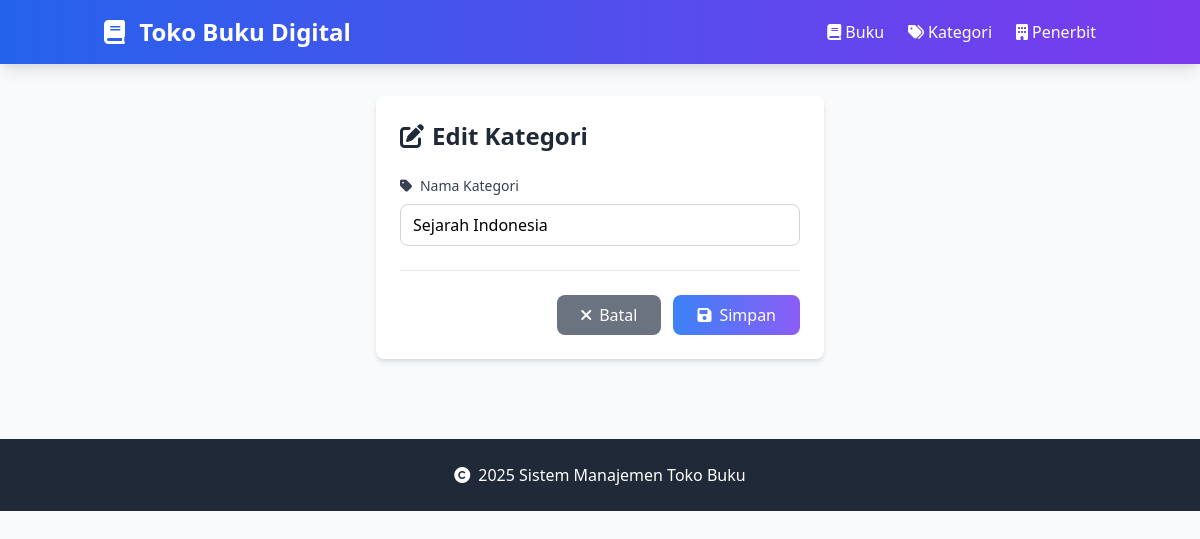
The app's page /Project/index.php?entity=kategori&action=edit&id=5, older data.
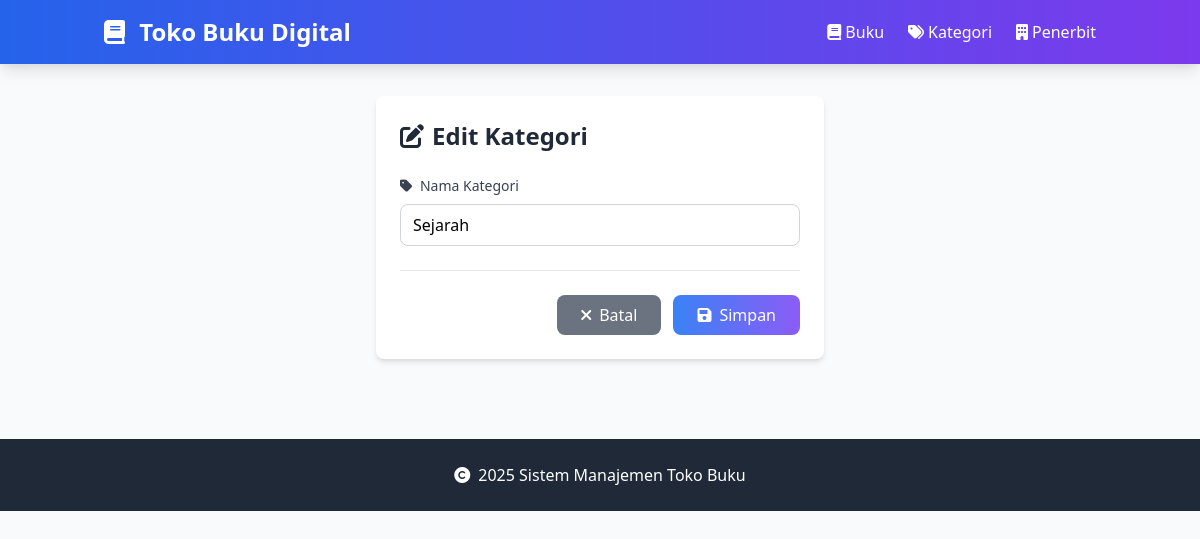
The same page, newer data.
### tables this page shows
CREATE TABLE `kategori` (
  `id` int(11) NOT NULL,
  `nama_kategori` varchar(50) NOT NULL
);

### Project/model/Kategori.php (called while the page is built, shortened)
<?php
require_once 'config/Database.php';
class Kategori {
    private $conn;
    private $table = 'kategori';
    public function __construct() {
        $database = new Database();
        $this->conn = $database->getConnection();
    }
    public function getById($id) {
        $query = "SELECT * FROM " . $this->table . " WHERE id = :id";
        $stmt = $this->conn->prepare($query);
        $stmt->bindParam(':id', $id);
        $stmt->execute();
        return $stmt->fetch(PDO::FETCH_ASSOC);
    }
}
?>

### Project/config/Database.php (called while the page is built, shortened)
<?php
class Database {
    private $host = "localhost";
    private $username = "root";
    private $password = "";
    private $database = "toko_buku";
    public function getConnection() {
        $this->conn = null;
        try {
            $this->conn = new PDO("mysql:host=" . $this->host . ";dbname=" . $this->database, $this->username, $this->password);
            $this->conn->setAttribute(PDO::ATTR_ERRMODE, PDO::ERRMODE_EXCEPTION);
        } catch(PDOException $e) {
            echo "Connection error: " . $e->getMessage();
        }
        return $this->conn;
    }
}
?>

### Project/viewmodel/KategoriViewModel.php (called while the page is built, shortened)
<?php
require_once 'model/Kategori.php';
class KategoriViewModel {
    private $kategori;
    public function __construct() {
        $this->kategori = new Kategori();
    }
    public function getKategoriById($id) {
        return $this->kategori->getById($id);
    }
}
?>

### Project/views/kategori_form.php (the view)
<?php
require_once 'views/template/header.php';
?>
<div class="max-w-md mx-auto bg-white rounded-lg shadow-md p-6">
    <div class="mb-6">
        <h2 class="text-2xl font-bold text-gray-800 flex items-center">
            <i class="fas fa-<?php echo isset($kategori) ? 'edit' : 'plus'; ?> mr-2"></i>
            <?php echo isset($kategori) ? 'Edit Kategori' : 'Tambah Kategori'; ?>
        </h2>
    </div>
    <form action="index.php?entity=kategori&action=<?php echo isset($kategori) ? 'update&id=' . $kategori['id'] : 'save'; ?>"
          method="POST" class="space-y-6">
        <div>
            <label class="block text-sm font-medium text-gray-700 mb-2">
                <i class="fas fa-tag mr-1"></i>
                Nama Kategori
            </label>
            <input type="text" name="nama_kategori"
                   value="<?php echo isset($kategori) ? htmlspecialchars($kategori['nama_kategori']) : ''; ?>"
                   class="w-full border border-gray-300 rounded-lg px-3 py-2 focus:outline-none focus:ring-2 focus:ring-blue-500 focus:border-transparent"
                   required placeholder="Masukkan nama kategori">
        </div>
        <div class="flex justify-end space-x-3 pt-6 border-t">
            <a href="index.php?entity=kategori"
               class="bg-gray-500 hover:bg-gray-600 text-white px-6 py-2 rounded-lg transition duration-300 flex items-center">
                <i class="fas fa-times mr-2"></i>
                Batal
            </a>
            <button type="submit"
                    class="bg-gradient-to-r from-blue-500 to-purple-500 hover:from-blue-600 hover:to-purple-600 text-white px-6 py-2 rounded-lg transition duration-300 flex items-center">
                <i class="fas fa-save mr-2"></i>
                Simpan
            </button>
        </div>
    </form>
</div>
<?php
require_once 'views/template/footer.php';
?>

Row changes from the older to the newer data that the page shows:
changed kategori: nama_kategori "Sejarah Indonesia" → "Sejarah"
